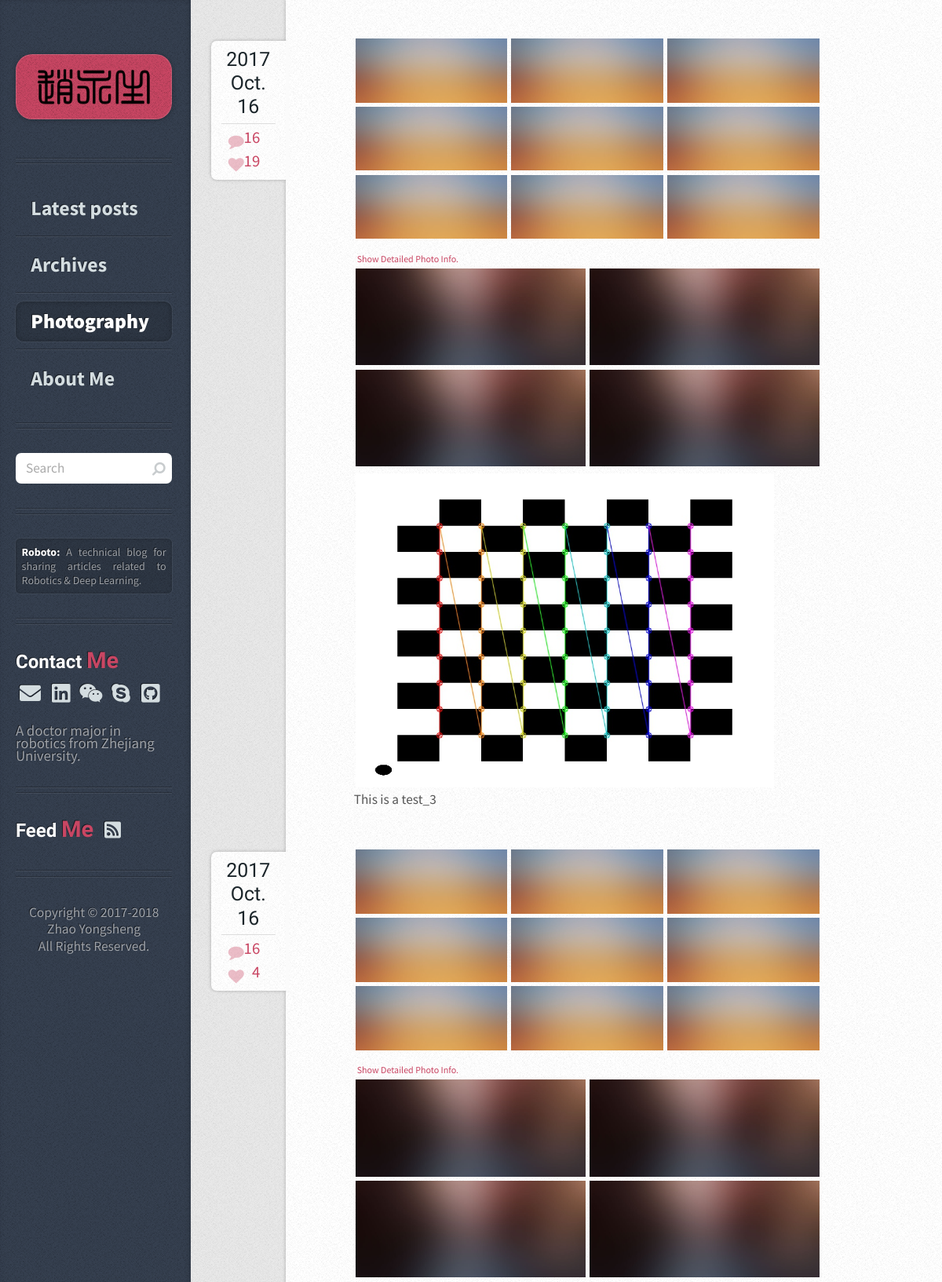
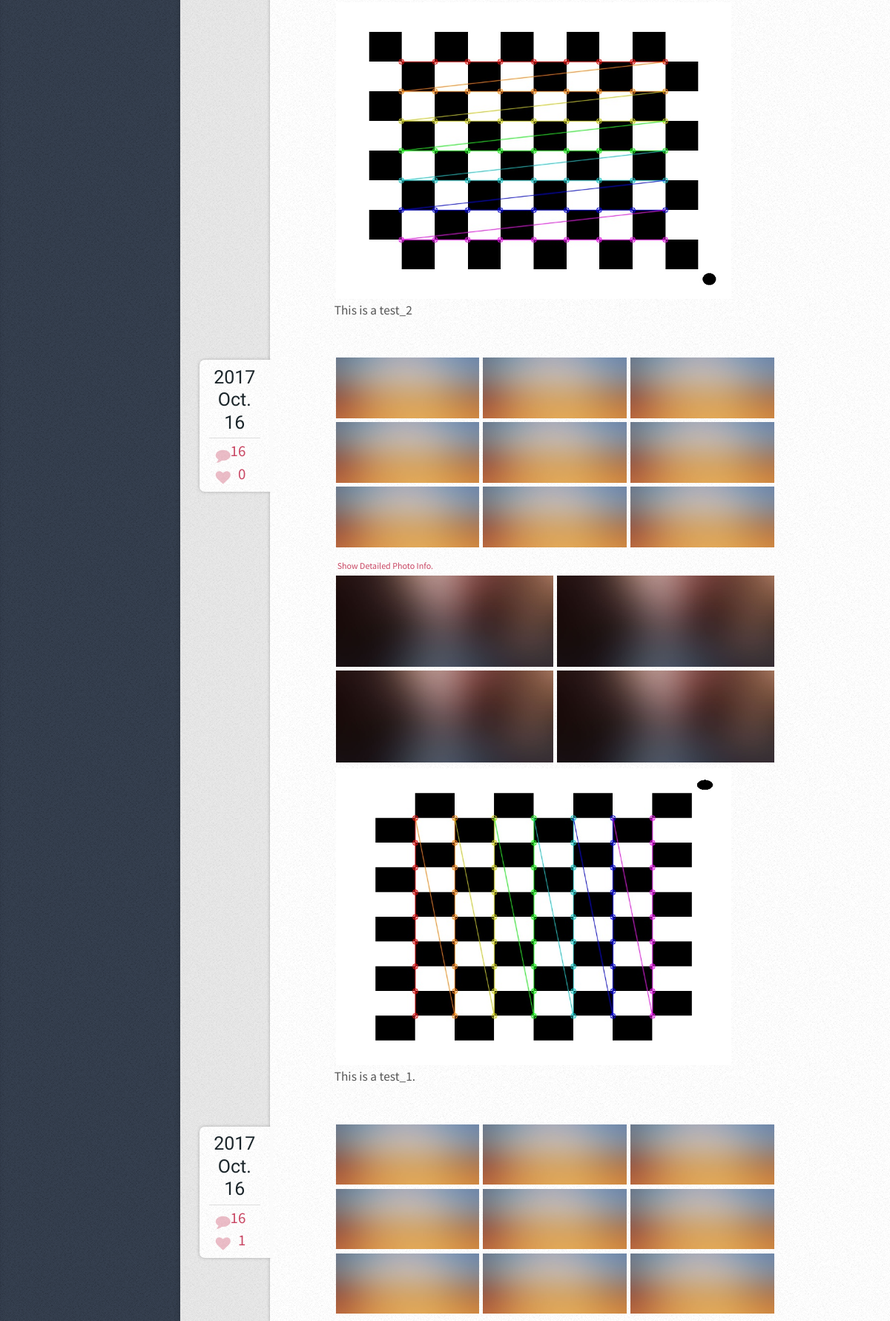
The page /photography/ (upper part) on the database its author committed (2 pictures, top to bottom).
### article/models.py (models this page shows, shortened)
class Photo(models.Model):
    category = models.CharField(max_length=50, blank=True)  # 照片标签
    lovecount = models.IntegerField(default=0)  # 照片点赞数量
    date_time = models.DateTimeField(auto_now_add=True)  # 照片日期
    abstract = models.TextField(blank=True, null=True)  # 照片简介
    image = models.ImageField(upload_to='photos/', default="")
    class Meta:  # 按时间下降排序
        ordering = ['-date_time']

### article/views.py (the view)
# urls.py: url(r'^photography/$', photography, name='photography'),
def photography(request):
        photo_list = Photo.objects.all()
        return render(request, 'photography.html', {'photo_list': photo_list})

### templates/photography.html
{% extends "base.html" %}
{% load static %}
{% block content_post %}
{% for photo in photo_list %}
    <article class="box post post-excerpt">
      <div class="info">
        <span class="date">
          <span class="year">{{photo.date_time.year}}</span>
          {% if photo.date_time.month == 1 %}
              <span class="month">Jan.</span>
          {% elif photo.date_time.month == 2 %}
              <span class="month">Feb.</span>
          {% elif photo.date_time.month == 3 %}
              <span class="month">Mar.</span>
          {% elif photo.date_time.month == 4 %}
              <span class="month">Apr.</span>
          {% elif photo.date_time.month == 5 %}
              <span class="month">May.</span>
          {% elif photo.date_time.month == 6 %}
              <span class="month">Jun.</span>
          {% elif photo.date_time.month == 7 %}
              <span class="month">Jul.</span>
          {% elif photo.date_time.month == 8 %}
              <span class="month">Aug.</span>
          {% elif photo.date_time.month == 9 %}
              <span class="month">Sep.</span>
          {% elif photo.date_time.month == 10 %}
              <span class="month">Oct.</span>
          {% elif photo.date_time.month == 11 %}
              <span class="month">Mov.</span>
          {% else %}
              <span class="month">Dec.</span>
          {% endif %}
          {% if photo.date_time.day < 10 %}
              <span class="month">0{{photo.date_time.day}}</span>
          {% else %}
              <span class="month">{{photo.date_time.day}}</span>
          {% endif %}
        </span>
        <ul class="stats" style="padding:0em; margin:0em">
          <li><a href="#" class="icon fa-comment">16</a></li>
          <li><a href="javascript:void(0)" class="icon fa-heart" onclick="addLove_photo({{photo.id}})" id="a_love_{{photo.id}}" >{{ photo.lovecount }}</a></li>
        </ul>
      </div>
      <div class="photo">
       <ul class="imgbox_9">
        <li><a href="#" ><img src="{% static "images/pic01.jpg" %}" width=100%/></a></li>
        <li><a href="#" ><img src="{% static "images/pic01.jpg" %}" width=100%/></a></li>
        <li><a href="#" ><img src="{% static "images/pic01.jpg" %}" width=100%/></a></li>
        <li><a href="#" ><img src="{% static "images/pic01.jpg" %}" width=100%/></a></li>
        <li><a href="#" ><img src="{% static "images/pic01.jpg" %}" width=100%/></a></li>
        <li><a href="#" ><img src="{% static "images/pic01.jpg" %}" width=100%/></a></li>
        <li><a href="#" ><img src="{% static "images/pic01.jpg" %}" width=100%/></a></li>
        <li><a href="#" ><img src="{% static "images/pic01.jpg" %}" width=100%/></a></li>
        <li><a href="#" ><img src="{% static "images/pic01.jpg" %}" width=100%/></a></li>
       </ul>
       <a style="text-decoration: none; font-size: 12px; padding-left: 4px;" href="javascript:void(0)" onclick="photo_info({{photo.id}})" id="p_info_{{photo.id}}">Show Detailed Photo Info.</a>
      </div>
      <div class="photo">
       <ul class="imgbox_4">
        <li><a href="#" ><img src="{% static "images/pic02.jpg" %}" width=100%/></a></li>
        <li><a href="#" ><img src="{% static "images/pic02.jpg" %}" width=100%/></a></li>
        <li><a href="#" ><img src="{% static "images/pic02.jpg" %}" width=100%/></a></li>
        <li><a href="#" ><img src="{% static "images/pic02.jpg" %}" width=100%/></a></li>
       </ul>
      </div>
      <div class="imgbox_1">
         <a href="#" ><img src="{{ photo.image.url }}" width=89.5%, style="display: block; margin-left: 2px;"/></a>
      </div>
      {{ photo.abstract | safe }}
    </article>
{% endfor %}
{% endblock %}
{% block content_nav %}
<li><a href="{% url "home" %}">Latest posts</a></li>
<li><a href="{% url "archives" %}">Archives</a></li>
<li class="current"><a href="{% url "photography" %}">Photography</a></li>
<li><a href="{% url "about_me" %}">About Me</a></li>
{% endblock%}

### rows shown on the page
Photo: date_time.year "2017", shows "Oct.", date_time.day "16", lovecount "19", image (picture), abstract "This is a test_3"
Photo: date_time.year "2017", shows "Oct.", date_time.day "16", lovecount "4", image (picture), abstract "This is a test_2"
Photo: date_time.year "2017", shows "Oct.", date_time.day "16", lovecount "0", image (picture), abstract "This is a test_1."
Photo: date_time.year "2017", shows "Oct.", date_time.day "16", lovecount "1"
